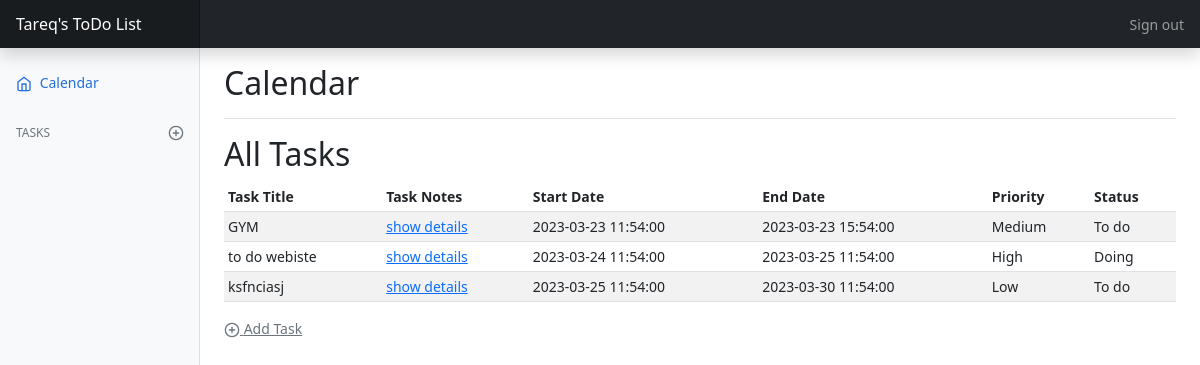
Page /dashboard/1 (signed in) on the committed database.
### main.py (models this page shows)
class User(db.Model, UserMixin):
    id = db.Column(db.Integer, primary_key=True)
    name = db.Column(db.String(50))
    email = db.Column(db.String(120), unique=True)
    password = db.Column(db.String(300))
    todos = db.relationship('Todo', backref='User')

class Todo(db.Model):
    id = db.Column(db.Integer, primary_key=True)
    task_title = db.Column(db.String(50), nullable=False)
    task_notes = db.Column(db.Text, nullable=False)
    start_date = db.Column(db.DateTime, nullable=False)
    end_date = db.Column(db.DateTime, nullable=False)
    priority = db.Column(db.String, nullable=False)
    status = db.Column(db.String, nullable=False)
    user_id = db.Column(db.Integer, db.ForeignKey('user.id'), nullable=False)

### main.py (the view)
@app.route("/dashboard/<int:user_id>")
@login_required
def dashboard(user_id):
    return render_template("dashboard.html", user_id=user_id, user=User.query.get(user_id),
                           logged_in=current_user.is_authenticated,
                           todos=db.session.query(Todo).filter_by(user_id=user_id).all())

### main.py (called while the page is built)
@login_manager.user_loader
def load_user(user_id):
    return User.query.get(int(user_id))

### templates/dashboard.html (shortened to what this page needs)
<!doctype html>
<html lang="en">
<head>
    <link rel="stylesheet" href="https://cdn.jsdelivr.net/npm/fullcalendar@6.1.4/index.global.min.js">
    <link rel="stylesheet" type="text/css"
          href="{{ url_for('static',filename='/assets/dist/css/bootstrap.min.css') }}">
    <link rel="stylesheet" type="text/css" href="{{ url_for('static',filename='dashboard.css') }}">
</head>
<body>
<header class="navbar navbar-dark sticky-top bg-dark flex-md-nowrap p-0 shadow">
    <a class="navbar-brand col-md-3 col-lg-2 me-0 px-3 fs-6" href="#">{{user.name}}'s ToDo List</a>
    <div class="navbar-nav">
        <div class="nav-item text-nowrap">
            <a class="nav-link px-3" href="{{url_for('logout')}}">Sign out</a>
        </div>
    </div>
</header>
<div class="container-fluid">
    <div class="row">
        <nav id="sidebarMenu" class="col-md-3 col-lg-2 d-md-block bg-light sidebar collapse">
            <div class="position-sticky pt-3 sidebar-sticky">
                <ul class="nav flex-column">
                    <li class="nav-item">
                        <a class="nav-link active" aria-current="page" href="{{url_for('dashboard', user_id=user_id)}}">
                            <span data-feather="home" class="align-text-bottom"></span>
                            Calendar
                        </a>
                    </li>
                </ul>
                <h6 class="sidebar-heading d-flex justify-content-between align-items-center px-3 mt-4 mb-1 text-muted text-uppercase">
                    <span>Tasks</span>
                    <a class="link-secondary" href="{{url_for('add', user_id= user_id)}}" aria-label="Add a new report">
                        <span data-feather="plus-circle" class="align-text-bottom"></span>
                    </a>
                </h6>
            </div>
        </nav>
        <main class="col-md-9 ms-sm-auto col-lg-10 px-md-4">
            <div class="d-flex justify-content-between flex-wrap flex-md-nowrap align-items-center pt-3 pb-2 mb-3 border-bottom">
                <h1 class="h2">Calendar</h1>
            </div>
            <h2>All Tasks</h2>
            <div class="table-responsive">
                <table class="table table-striped table-sm">
                    <thead>
                    <tr>
                        <th scope="col">Task Title</th>
                        <th scope="col">Task Notes</th>
                        <th scope="col">Start Date</th>
                        <th scope="col">End Date</th>
                        <th scope="col">Priority</th>
                        <th scope="col">Status</th>
                    </tr>
                    </thead>
                    <tbody>
                    {% for todo in todos: %}
                    <tr class="clickable" onclick="window.location='/edit/{{todo.id}}'">
                        <td>{{todo.task_title}}</td>
                        <td><a href="/edit/{{todo.id}}">show details</a></td>
                        <td>{{todo.start_date}}</td>
                        <td>{{todo.end_date}}</td>
                        <td>{{todo.priority}}</td>
                        <td>{{todo.status}}</td>
                    </tr>
                    {% endfor %}
                    </tbody>
                </table>
                <a class="link-secondary" href="{{url_for('add', user_id= user_id)}}" aria-label="Add a new report">
                        <span data-feather="plus-circle" class="align-text-bottom"></span> Add Task
                    </a>
            </div>
        </main>
    </div>
</div>
</body>
</html>

### static/dashboard.css (style rules this page uses)
body { font-size: .875rem; }
.feather { width: 16px; height: 16px; }
.sidebar { position: fixed; top: 0; bottom: 0; left: 0; z-index: 100; padding: 48px 0 0; box-shadow: inset -1px 0 0 rgba(0, 0, 0, .1); }
.sidebar-sticky { height: calc(100vh - 48px); overflow-x: hidden; overflow-y: auto; }
.sidebar .nav-link { font-weight: 500; color: #333; }
.sidebar .nav-link .feather { margin-right: 4px; color: #727272; }
.sidebar .nav-link.active { color: #2470dc; }
.sidebar .nav-link:hover .feather, .sidebar .nav-link.active .feather { color: inherit; }
.sidebar-heading { font-size: .75rem; }
.navbar-brand { padding-top: .75rem; padding-bottom: .75rem; background-color: rgba(0, 0, 0, .25); box-shadow: inset -1px 0 0 rgba(0, 0, 0, .25); }

### rows in the picture
User: name "Tareq"
Todo: task_title "GYM", start_date "2023-03-23 11:54:00", end_date "2023-03-23 15:54:00", priority "Medium", status "To do"
Todo: task_title "to do webiste", start_date "2023-03-24 11:54:00", end_date "2023-03-25 11:54:00", priority "High", status "Doing"
Todo: task_title "ksfnciasj", start_date "2023-03-25 11:54:00", end_date "2023-03-30 11:54:00", priority "Low", status "To do"
